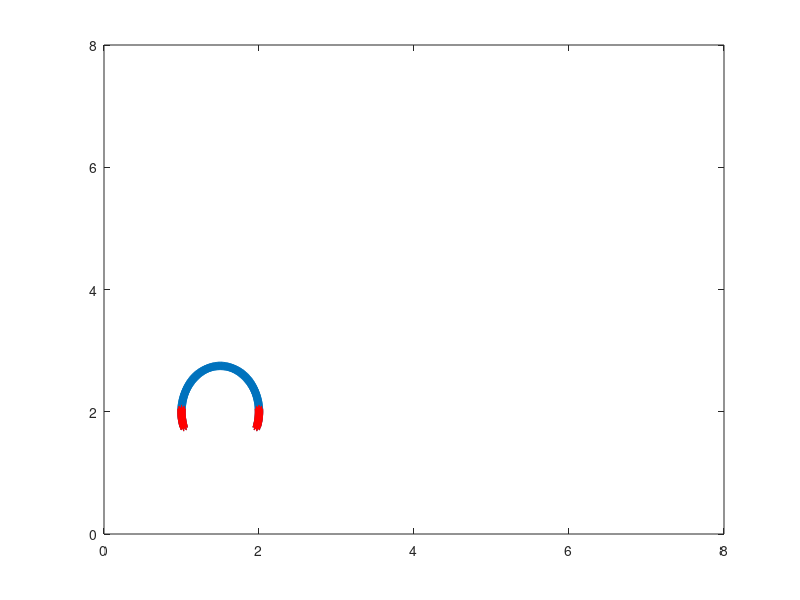

This chart was generated by the following MATLAB code:
%%%%%%%%%%%%%%%%%%%%%%%%%%%%%%%%%%%%%%%%%%%%%%%%%%%%%%%%%%%%%%%%%%
%
% Jellyfish Example Courtesy of Alexander P. Hoover, PhD
%
% Converted from IBAMR: 1/16/2018 by NAB.
%
%%%%%%%%%%%%%%%%%%%%%%%%%%%%%%%%%%%%%%%%%%%%%%%%%%%%%%%%%%%%%%%%%%


close all;
clear all;
L = 8;                              % length of computational domain (m)
N = 512;                            % number of Cartesian grid meshwidths at the finest level of the AMR grid
dx = L/N;                           % Cartesian mesh width (m)
ds = dx/2;
 
a=.5;
b=.75;
d=-0.25;
factor_a=.8;
 
F=1e5; %5e0
 
theta=zeros(1000,1);
theta_lim=asin(d/b);
theta_test=pi/2;
 
x_points=zeros(1000,1);
z_points=zeros(1000,1);
id_points=zeros(1000,1);
offset = 0;
 
kappa_spring = 1e7; %1e5                % spring constant (Newton)
kappa_beam = 1e5;    %5e3              % beam stiffness constant (Newton m^2)
%kappa_beam_flexible = kappa_beam/5;               % beam stiffness constant (Newton m^2)
kappa_target = kappa_spring;         % target point penalty spring constant (Newton)
 
c=0;
while(theta_test<(pi-theta_lim))
    c=c+1;
    theta(c)=theta_test;
     
    x_points(c)=a*cos(theta(c));
    z_points(c)=b*sin(theta(c));
    id_points(c)=c-1;
     
    theta_test=ds/((a*sin(theta(c)))^(2)+(b*cos(theta(c)))^(2))^(.5)+theta(c);
     
end
 
c_stiff=c;
 
 
npts=2*c-1;
npts_wing=floor(npts/2);
npts_musc=floor(npts_wing/4);
 
for j=(c+1):(npts)
    x_points(j)=-1*x_points(j-c+1);
    z_points(j)=z_points(j-c+1);
    id_points(j)=j-1;
end
 

mesh_name = 'jelly';
xShift = 1.5;
yShift = 2;
 
x_points=x_points(1:npts)+xShift;
z_points=z_points(1:npts)+yShift;
it_points=id_points(1:npts);
 
plot(x_points(:),z_points(:),'*'); hold on;
axis([0 8 0 8])

%%%%%%%%%%%%%%%%%%%%%%%%%%%%%%%%%%%%%%%%%%%%%%%%%%%%%%%%%%%%%%%%%%%%%%%%%%%%%%%%
%
% Print .vertex information
%
%%%%%%%%%%%%%%%%%%%%%%%%%%%%%%%%%%%%%%%%%%%%%%%%%%%%%%%%%%%%%%%%%%%%%%%%%%%%%%%%

vertex_fid = fopen([mesh_name num2str(N) '.vertex'], 'w');
 
    fprintf(vertex_fid, '%d\n', npts + npts_musc*2);

    %
    % bell
    %
    for j=1:npts
        fprintf(vertex_fid, '%1.16e %1.16e\n', x_points(j), z_points(j));
    end
 
    %
    % muscles
    %
    for s = 1:npts_musc
        fprintf(vertex_fid, '%1.16e %1.16e\n', x_points(npts_wing+1-npts_musc+s), z_points(npts_wing+1-npts_musc+s));
        plot(x_points(npts_wing+1-npts_musc+s),z_points(npts_wing+1-npts_musc+s),'r*'); hold on;
    end
    for s = 1:npts_musc
        fprintf(vertex_fid, '%1.16e %1.16e\n', x_points(npts-npts_musc+s), z_points(npts-npts_musc+s));
        plot(x_points(npts-npts_musc+s),z_points(npts-npts_musc+s),'r*'); hold on;
    end

fclose(vertex_fid);
 
%%%%%%%%%%%%%%%%%%%%%%%%%%%%%%%%%%%%%%%%%%%%%%%%%%%%%%%%%%%%%%%%%%%%%%%%%%%%%%%%
%
% Print .spring information
%
%%%%%%%%%%%%%%%%%%%%%%%%%%%%%%%%%%%%%%%%%%%%%%%%%%%%%%%%%%%%%%%%%%%%%%%%%%%%%%%%

spring_fid = fopen([mesh_name num2str(N) '.spring'], 'w');
    
    npts_spring_type1=npts-1;
 
    fprintf(spring_fid, '%d\n', npts-1 + npts_musc);
 
    fprintf('\nNumber of springs before muscles: %d \n\n',npts-1)
    
    factor = 1;%ds^2/ds;
    
    %
    % bell
    %
    for s = 1:c-1
        resting=sqrt((x_points(s)-x_points(s+1))^(2)+(z_points(s)-z_points(s+1))^(2));
        fprintf(spring_fid, '%d %d %1.16e %1.16e %d\n', id_points(s)+1, id_points(s+1)+1, kappa_spring*ds/(ds^2)*factor, resting, 1);
    end
    for s = c+1:npts-1
        resting=sqrt((x_points(s)-x_points(s+1))^(2)+(z_points(s)-z_points(s+1))^(2));
        fprintf(spring_fid, '%d %d %1.16e %1.16e %d\n', id_points(s)+1, id_points(s+1)+1, kappa_spring*ds/(ds^2)*factor, resting, 1);
    end
    resting=sqrt((x_points(1)-x_points(c+1))^(2)+(z_points(1)-z_points(c+1))^(2));
    fprintf(spring_fid, '%d %d %1.16e %1.16e %d\n', id_points(1)+1, id_points(c+1)+1, kappa_spring*ds/(ds^2)*factor, resting, 1);

    %
    % muscles
    %
    for s = 1:npts_musc
        fprintf(spring_fid, '%d %d %1.16e %1.16e %d\n',npts+s-1+1, npts+s+npts_musc-1+1, F, 0, 1);
    end
 
 
    fclose(spring_fid);
 
 
 
%%%%%%%%%%%%%%%%%%%%%%%%%%%%%%%%%%%%%%%%%%%%%%%%%%%%%%%%%%%%%%%%%%%%%%%%%%%%%%%%
%
% Print .nonInv_beam information
%
%%%%%%%%%%%%%%%%%%%%%%%%%%%%%%%%%%%%%%%%%%%%%%%%%%%%%%%%%%%%%%%%%%%%%%%%%%%%%%%%

beam_fid = fopen([mesh_name num2str(N) '.nonInv_beam'], 'w');
 
    fprintf(beam_fid, '%d\n', npts-2);

    factor=1;% = (ds^4)/ds;
    
    for s = 2:c-1
        C1 = x_points(s-1)+x_points(s+1)-2*x_points(s);
        C2 = z_points(s-1)+z_points(s+1)-2*z_points(s);
        fprintf(beam_fid, '%d %d %d %1.16e %1.16e %1.16e\n', id_points(s-1)+1, id_points(s)+1, id_points(s+1)+1, kappa_beam*ds/(ds^4)*factor, C1, C2);
    end
    for s = c+2:npts-1
        C1 = x_points(s-1)+x_points(s+1)-2*x_points(s);
        C2 = z_points(s-1)+z_points(s+1)-2*z_points(s);
        fprintf(beam_fid, '%d %d %d %1.16e %1.16e %1.16e\n', id_points(s-1)+1, id_points(s)+1, id_points(s+1)+1, kappa_beam*ds/(ds^4)*factor, C1, C2);
    end

    C1 = x_points(c+2)+x_points(1)-2*x_points(c+1);
    C2 = z_points(c+2)+z_points(1)-2*z_points(c+1);
    fprintf(beam_fid, '%d %d %d %1.16e %1.16e %1.16e\n', id_points(c+2)+1, id_points(c+1)+1, id_points(1)+1, kappa_beam*ds/(ds^4)*factor, C1, C2);

    C1 = x_points(c+1)+x_points(2)-2*x_points(1);
    C2 = z_points(c+1)+z_points(2)-2*z_points(1);
    fprintf(beam_fid, '%d %d %d %1.16e %1.16e %1.16e\n', id_points(c+1)+1, id_points(1)+1, id_points(2)+1, kappa_beam*ds/(ds^4)*factor, C1, C2);

 
    fclose(beam_fid);
 